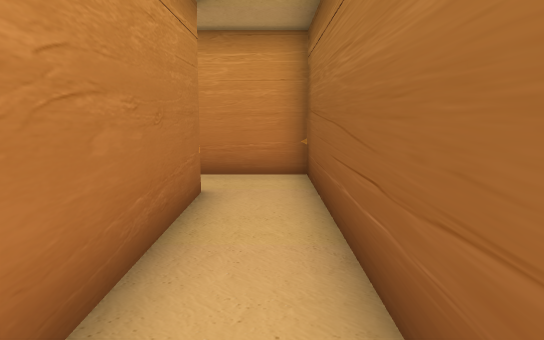
View 1 (above)

12 first-person views from a walk through a scene from a Unity 3-D project. The camera is 1.3 m above the floor, tilts 8° down and sees 70° across. The floor is counted in squares, 1 m on a side. Each view is taken from the middle of a square. On the plan, view 1 faces up. The plan holds only what a view shows up to about 16 squares ahead; the rest is blank. The player character is not drawn.

View 2
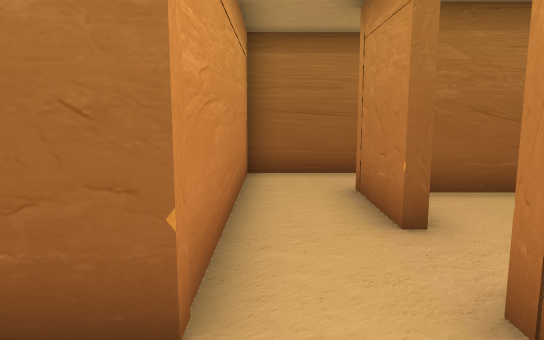

View 3
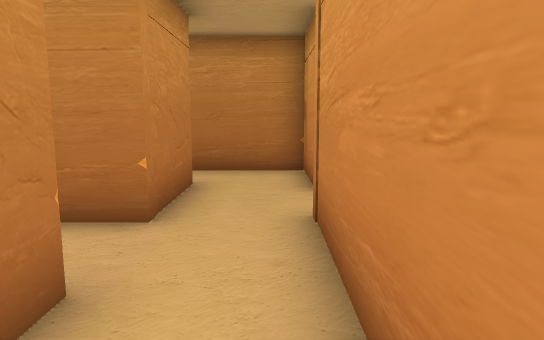

View 4
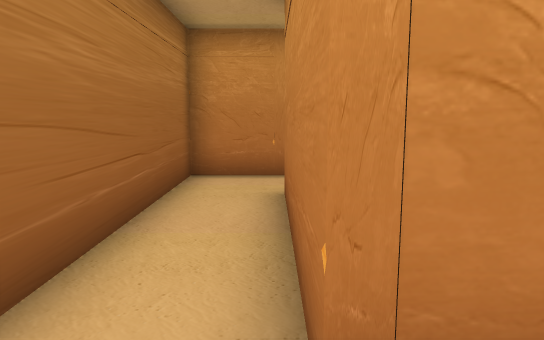

View 5
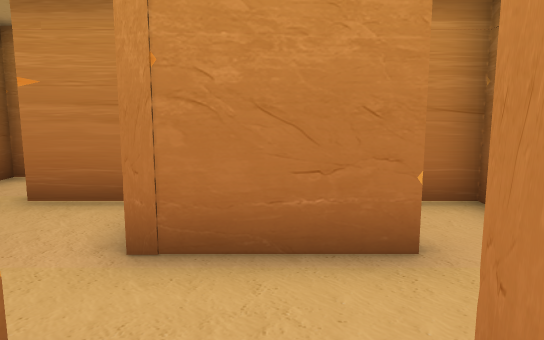

View 6
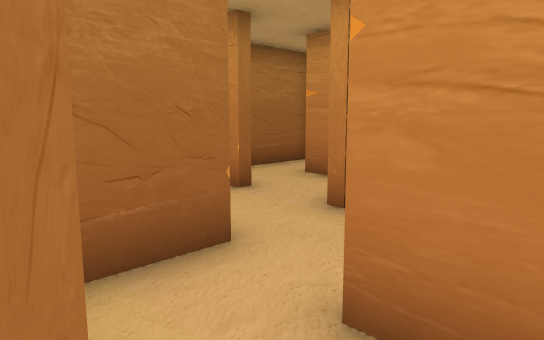

View 7
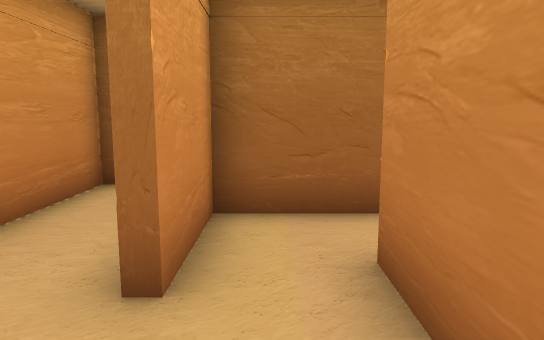

View 8
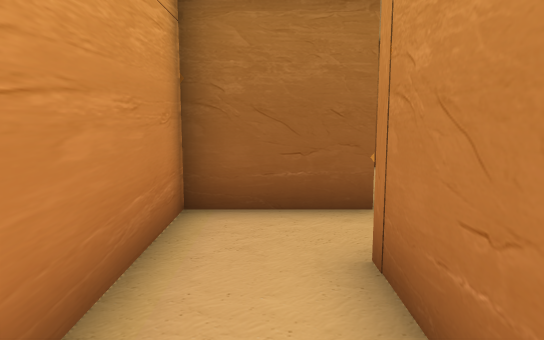

View 9
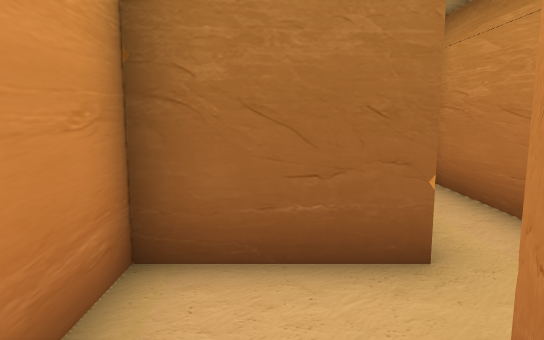

View 10
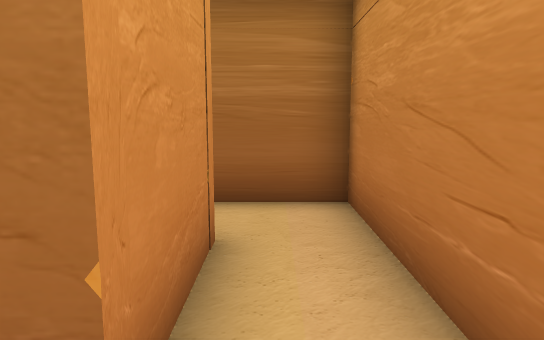

View 11
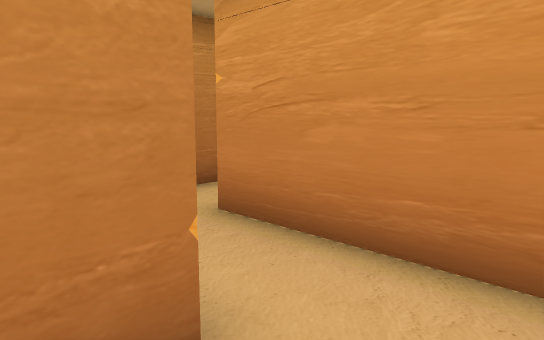

View 12
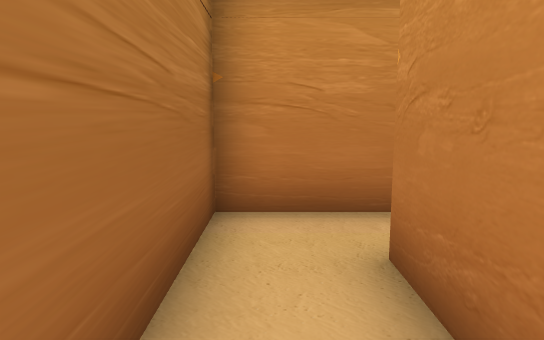

### Floor plan
Key: @ floor where view 1 was taken; # wall or solid block; . floor.
Columns run from 11 left of view 1 to 1 right of it. Each row starts with its distance up from view 1.
 15  #
 14  #.        .
 13   .#####    #
 12   .....#  #.#
 11   .###.####.#
 10 . ...#......#
  9  ###.########
  8  #..........#
  7  #..........#
  6  #.###..###.#
  5  #.  #....#.#
  4  ##  ###..#.#
  3         ..#.#
  2          ##.#
  1           ..#
  0           .@#
 -1           ###

Where each view was taken, in squares from view 1:
view 1: 0 up, 0 right, facing up
view 2: 8 up, 8 left, facing right
view 3: 8 up, 1 left, facing left
view 4: 8 up, 1 left, facing down
view 5: 10 up, 7 left, facing down
view 6: 11 up, 9 left, facing down-right
view 7: 10 up, 11 left, facing right
view 8: 12 up, 9 left, facing right
view 9: 12 up, 7 left, facing right
view 10: 10 up, 5 left, facing right
view 11: 10 up, 4 left, facing up-left
view 12: 14 up, 0 right, facing down
